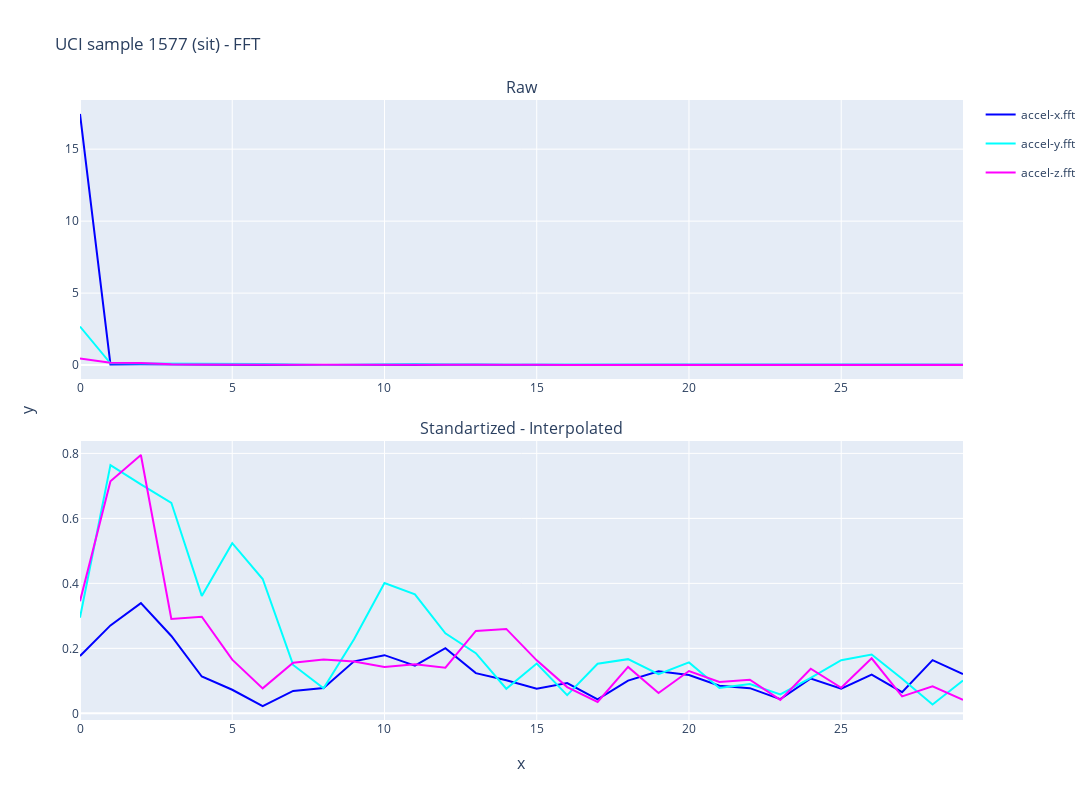
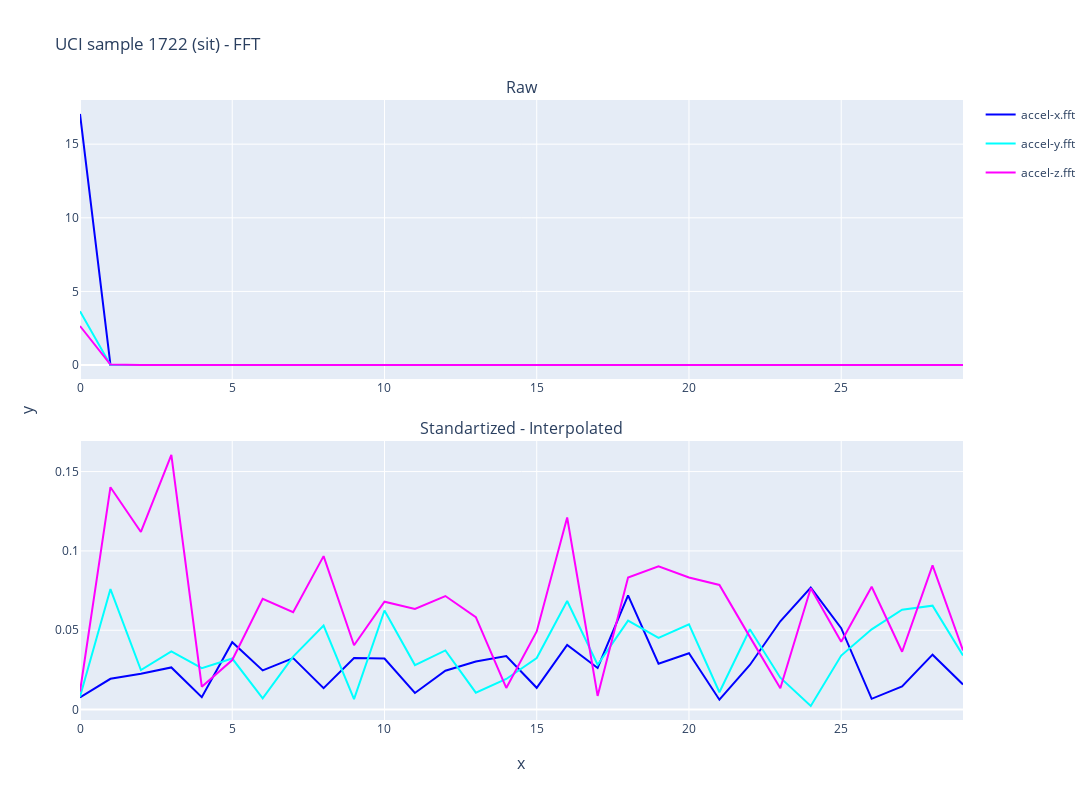
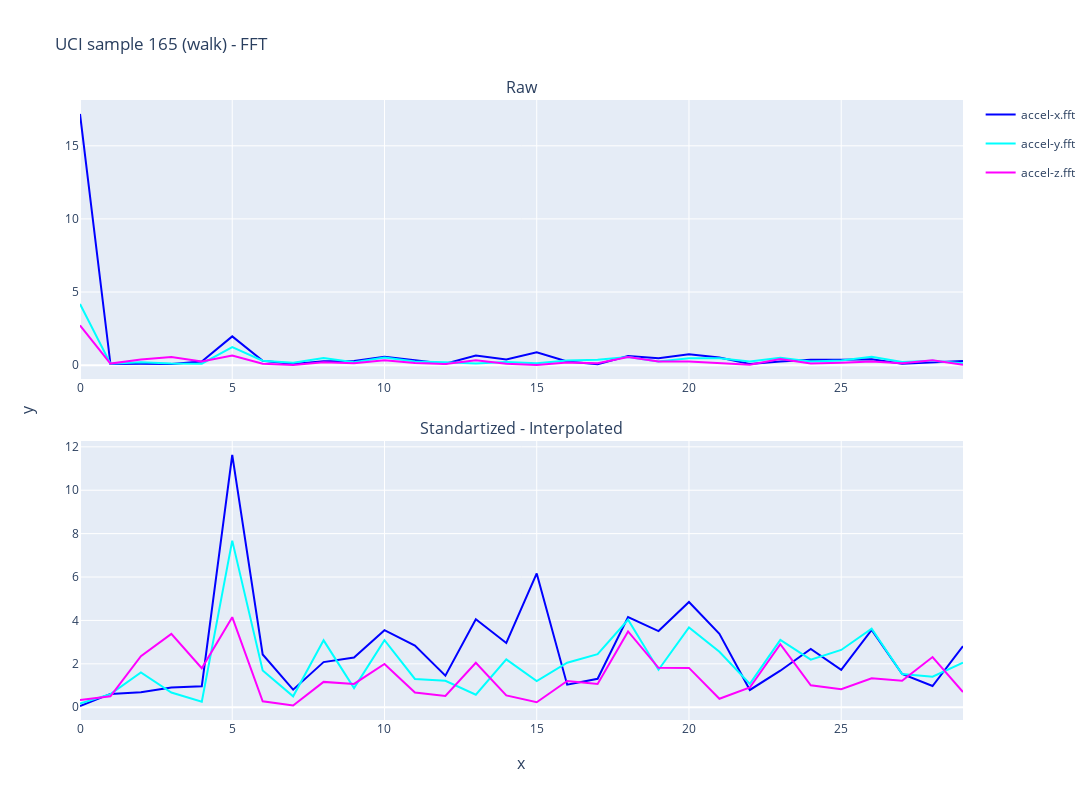
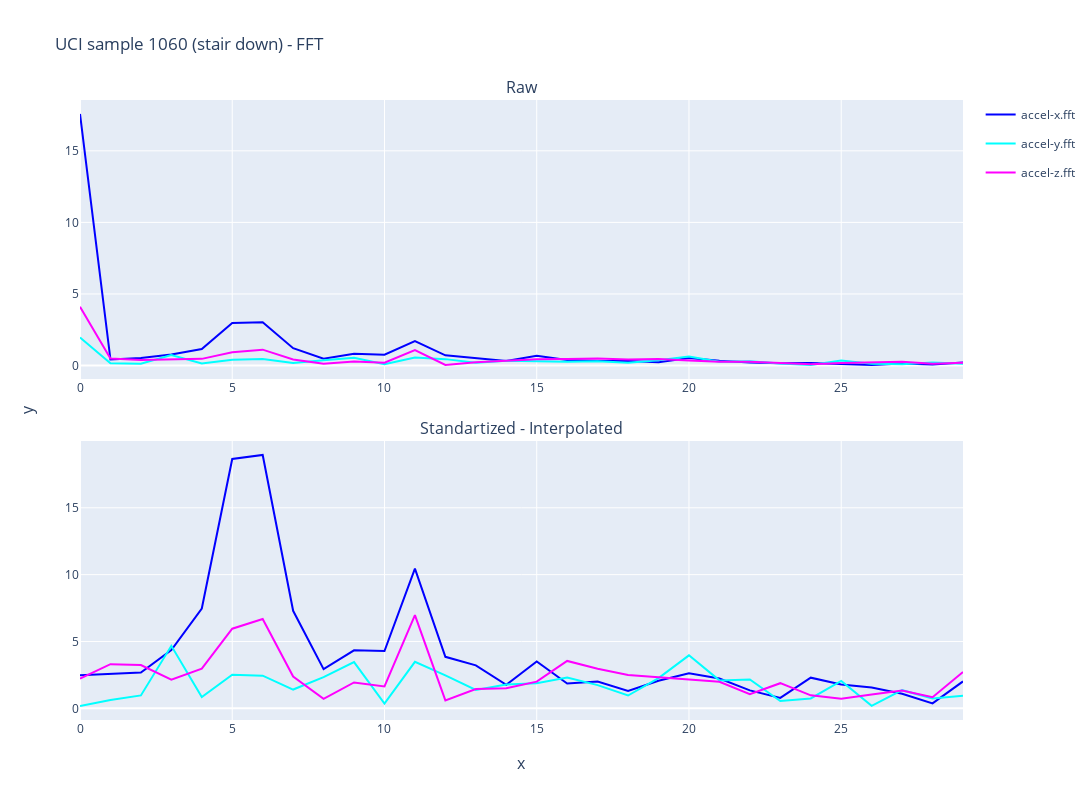

Notebook source saved alongside these figures, in order:
### Code cell
for i in selected_samples:
    label = standartized_codes[train_raw[i][1]]

    fig = generate_plots(
        fft_train_raw,
        fft_train_processed,
        sample_no=i,
        windows=["accel-x.fft", "accel-y.fft", "accel-z.fft"],
        height=800,
        width=1200,
        names=["Raw", "Standartized - Interpolated"],
        vertical_spacing=0.1,
        title=f"UCI sample {i} ({label}) - FFT",
        x_title="x",
        y_title="y",
        the_slice=slice(0, 30, 1)
    )
    fig.show()

### Figure 1 — Plotly figure (JSON) as saved in the notebook; plotly's stock layout.template omitted (floating-point values rounded to 4 significant figures)
{"data": [{"legendgroup": "0", "line": {"color": "blue"}, "mode": "lines", "name": "accel-x.fft", "showlegend": true, "type": "scatter", "xaxis": "x", "y": [17.45, 0.04895, 0.05742, 0.0399, 0.02434, 0.0163, 0.009223, 0.008359, 0.01347, 0.02421, 0.02882, 0.02664, 0.03229, 0.02319, 0.0137, 0.006684, 0.01269, 0.003876, 0.01361, 0.02049, 0.02434, 0.01862, 0.01545, 0.008286, 0.01917, 0.01708, 0.01934, 0.005856, 0.01563, 0.02269], "yaxis": "y"}, {"legendgroup": "1", "line": {"color": "cyan"}, "mode": "lines", "name": "accel-y.fft", "showlegend": true, "type": "scatter", "xaxis": "x", "y": [2.678, 0.1232, 0.1155, 0.113, 0.07176, 0.101, 0.08254, 0.03589, 0.006752, 0.03147, 0.06728, 0.07255, 0.04865, 0.04093, 0.01558, 0.01886, 0.01517, 0.03358, 0.03151, 0.01656, 0.02959, 0.02173, 0.008096, 0.01866, 0.01008, 0.02017, 0.02707, 0.02313, 0.002582, 0.005641], "yaxis": "y"}, {"legendgroup": "2", "line": {"color": "magenta"}, "mode": "lines", "name": "accel-z.fft", "showlegend": true, "type": "scatter", "xaxis": "x", "y": [0.4556, 0.1661, 0.1411, 0.05211, 0.04006, 0.01806, 0.01492, 0.02142, 0.02269, 0.02845, 0.02406, 0.01971, 0.02078, 0.03448, 0.03727, 0.02093, 0.00966, 0.01044, 0.00432, 0.01148, 0.0181, 0.01469, 0.005457, 0.005716, 0.02249, 0.01239, 0.02653, 0.01274, 0.01603, 0.006352], "yaxis": "y"}, {"legendgroup": "0", "line": {"color": "blue"}, "mode": "lines", "name": "accel-x.fft", "showlegend": false, "type": "scatter", "xaxis": "x2", "y": [0.1766, 0.2706, 0.3393, 0.238, 0.1134, 0.07257, 0.02241, 0.06895, 0.07767, 0.1601, 0.179, 0.1466, 0.2004, 0.1238, 0.1019, 0.07607, 0.0933, 0.04315, 0.1008, 0.1297, 0.1178, 0.08476, 0.07741, 0.04357, 0.1072, 0.07609, 0.1189, 0.06523, 0.1638, 0.121], "yaxis": "y2"}, {"legendgroup": "1", "line": {"color": "cyan"}, "mode": "lines", "name": "accel-y.fft", "showlegend": false, "type": "scatter", "xaxis": "x2", "y": [0.2945, 0.764, 0.7049, 0.6479, 0.3613, 0.5237, 0.4135, 0.1489, 0.0773, 0.2282, 0.4009, 0.3663, 0.2461, 0.1852, 0.07572, 0.1533, 0.05596, 0.1524, 0.1668, 0.1208, 0.1567, 0.07808, 0.08993, 0.05842, 0.1094, 0.1637, 0.1809, 0.1062, 0.02727, 0.1008], "yaxis": "y2"}, {"legendgroup": "2", "line": {"color": "magenta"}, "mode": "lines", "name": "accel-z.fft", "showlegend": false, "type": "scatter", "xaxis": "x2", "y": [0.3453, 0.714, 0.7952, 0.2904, 0.2973, 0.1652, 0.07678, 0.1554, 0.1655, 0.1596, 0.1424, 0.151, 0.1405, 0.2536, 0.2598, 0.163, 0.0807, 0.035, 0.143, 0.0626, 0.1301, 0.09678, 0.1034, 0.0414, 0.1374, 0.0787, 0.1695, 0.0522, 0.08323, 0.04138], "yaxis": "y2"}], "layout": {"annotations": [{"font": {"size": 16}, "showarrow": false, "text": "Raw", "x": 0.5, "xanchor": "center", "xref": "paper", "y": 1, "yanchor": "bottom", "yref": "paper"}, {"font": {"size": 16}, "showarrow": false, "text": "Standartized - Interpolated", "x": 0.5, "xanchor": "center", "xref": "paper", "y": 0.45, "yanchor": "bottom", "yref": "paper"}, {"font": {"size": 16}, "showarrow": false, "text": "x", "x": 0.5, "xanchor": "center", "xref": "paper", "y": 0, "yanchor": "top", "yref": "paper", "yshift": -30}, {"font": {"size": 16}, "showarrow": false, "text": "y", "textangle": -90, "x": 0, "xanchor": "right", "xref": "paper", "xshift": -40, "y": 0.5, "yanchor": "middle", "yref": "paper"}], "height": 800, "title": {"text": "UCI sample 1577 (sit) - FFT"}, "width": 1200, "xaxis": {"anchor": "y", "domain": [0, 1]}, "xaxis2": {"anchor": "y2", "domain": [0, 1]}, "yaxis": {"anchor": "x", "domain": [0.55, 1]}, "yaxis2": {"anchor": "x2", "domain": [0, 0.45]}}}

### Figure 2 — Plotly figure (JSON) as saved in the notebook; plotly's stock layout.template omitted (floating-point values rounded to 4 significant figures)
{"data": [{"legendgroup": "0", "line": {"color": "blue"}, "mode": "lines", "name": "accel-x.fft", "showlegend": true, "type": "scatter", "xaxis": "x", "y": [17.05, 0.00661, 0.003574, 0.004669, 0.001505, 0.005219, 0.00291, 0.005228, 0.002332, 0.002644, 0.004736, 0.003565, 0.006402, 0.003825, 0.003031, 0.00368, 0.00566, 0.003753, 0.00835, 0.005634, 0.004342, 0.001985, 0.00623, 0.005005, 0.008776, 0.006885, 0.001294, 0.004181, 0.004161, 0.001905], "yaxis": "y"}, {"legendgroup": "1", "line": {"color": "cyan"}, "mode": "lines", "name": "accel-y.fft", "showlegend": true, "type": "scatter", "xaxis": "x", "y": [3.659, 0.004134, 0.007694, 0.002507, 0.002703, 0.004222, 0.003831, 0.004593, 0.009526, 0.004855, 0.005913, 0.004289, 0.008607, 0.004119, 0.003088, 0.005122, 0.006274, 0.007072, 0.006451, 0.004746, 0.005335, 0.007121, 0.004851, 0.004007, 0.004566, 0.003413, 0.003029, 0.009194, 0.003841, 0.006784], "yaxis": "y"}, {"legendgroup": "2", "line": {"color": "magenta"}, "mode": "lines", "name": "accel-z.fft", "showlegend": true, "type": "scatter", "xaxis": "x", "y": [2.653, 0.03179, 0.008654, 0.009984, 0.008571, 0.009581, 0.01028, 0.008963, 0.01332, 0.003826, 0.0131, 0.007013, 0.009821, 0.00904, 0.004307, 0.007362, 0.02098, 0.001205, 0.004577, 0.01561, 0.003978, 0.002798, 0.003378, 0.003571, 0.01736, 0.003195, 0.005285, 0.003998, 0.01363, 0.005716], "yaxis": "y"}, {"legendgroup": "0", "line": {"color": "blue"}, "mode": "lines", "name": "accel-x.fft", "showlegend": false, "type": "scatter", "xaxis": "x2", "y": [0.007639, 0.0194, 0.0226, 0.02658, 0.007848, 0.04246, 0.02468, 0.03242, 0.0135, 0.03254, 0.03216, 0.01044, 0.02451, 0.03033, 0.03377, 0.01372, 0.04076, 0.0262, 0.07195, 0.02886, 0.03551, 0.006225, 0.0281, 0.05567, 0.07683, 0.05129, 0.006783, 0.01461, 0.0346, 0.01584], "yaxis": "y2"}, {"legendgroup": "1", "line": {"color": "cyan"}, "mode": "lines", "name": "accel-y.fft", "showlegend": false, "type": "scatter", "xaxis": "x2", "y": [0.008064, 0.07598, 0.02492, 0.03668, 0.02606, 0.03217, 0.007071, 0.0334, 0.05297, 0.006622, 0.06248, 0.02803, 0.03727, 0.01067, 0.01929, 0.03253, 0.06845, 0.02824, 0.05609, 0.04515, 0.05375, 0.01094, 0.05064, 0.02009, 0.002222, 0.03404, 0.0506, 0.06292, 0.06551, 0.03413], "yaxis": "y2"}, {"legendgroup": "2", "line": {"color": "magenta"}, "mode": "lines", "name": "accel-z.fft", "showlegend": false, "type": "scatter", "xaxis": "x2", "y": [0.0113, 0.1401, 0.1119, 0.1605, 0.01444, 0.03123, 0.06983, 0.06136, 0.0967, 0.04057, 0.06796, 0.06337, 0.07157, 0.05831, 0.01365, 0.04921, 0.121, 0.008587, 0.08318, 0.09037, 0.08328, 0.07853, 0.04582, 0.01339, 0.07652, 0.04275, 0.0774, 0.03644, 0.0909, 0.03725], "yaxis": "y2"}], "layout": {"annotations": [{"font": {"size": 16}, "showarrow": false, "text": "Raw", "x": 0.5, "xanchor": "center", "xref": "paper", "y": 1, "yanchor": "bottom", "yref": "paper"}, {"font": {"size": 16}, "showarrow": false, "text": "Standartized - Interpolated", "x": 0.5, "xanchor": "center", "xref": "paper", "y": 0.45, "yanchor": "bottom", "yref": "paper"}, {"font": {"size": 16}, "showarrow": false, "text": "x", "x": 0.5, "xanchor": "center", "xref": "paper", "y": 0, "yanchor": "top", "yref": "paper", "yshift": -30}, {"font": {"size": 16}, "showarrow": false, "text": "y", "textangle": -90, "x": 0, "xanchor": "right", "xref": "paper", "xshift": -40, "y": 0.5, "yanchor": "middle", "yref": "paper"}], "height": 800, "title": {"text": "UCI sample 1722 (sit) - FFT"}, "width": 1200, "xaxis": {"anchor": "y", "domain": [0, 1]}, "xaxis2": {"anchor": "y2", "domain": [0, 1]}, "yaxis": {"anchor": "x", "domain": [0.55, 1]}, "yaxis2": {"anchor": "x2", "domain": [0, 0.45]}}}

### Figure 3 — Plotly figure (JSON) as saved in the notebook; plotly's stock layout.template omitted (floating-point values rounded to 4 significant figures)
{"data": [{"legendgroup": "0", "line": {"color": "blue"}, "mode": "lines", "name": "accel-x.fft", "showlegend": true, "type": "scatter", "xaxis": "x", "y": [17.18, 0.07303, 0.09186, 0.07282, 0.2517, 1.967, 0.3044, 0.07297, 0.2588, 0.2867, 0.5676, 0.3524, 0.09934, 0.656, 0.3832, 0.8802, 0.2469, 0.06482, 0.6229, 0.4665, 0.7444, 0.5287, 0.07821, 0.2561, 0.3655, 0.3651, 0.4012, 0.09888, 0.1879, 0.2895], "yaxis": "y"}, {"legendgroup": "1", "line": {"color": "cyan"}, "mode": "lines", "name": "accel-y.fft", "showlegend": true, "type": "scatter", "xaxis": "x", "y": [4.183, 0.09277, 0.2027, 0.1101, 0.1031, 1.24, 0.3043, 0.1593, 0.4947, 0.2047, 0.5233, 0.254, 0.1978, 0.1066, 0.2188, 0.1365, 0.3162, 0.3685, 0.5531, 0.2451, 0.4655, 0.4646, 0.2423, 0.5071, 0.2491, 0.3177, 0.5762, 0.2221, 0.2996, 0.1316], "yaxis": "y"}, {"legendgroup": "2", "line": {"color": "magenta"}, "mode": "lines", "name": "accel-z.fft", "showlegend": true, "type": "scatter", "xaxis": "x", "y": [2.727, 0.1082, 0.3936, 0.5536, 0.2584, 0.6594, 0.09635, 0.01577, 0.1968, 0.1366, 0.3359, 0.1479, 0.07175, 0.3274, 0.09268, 0.006821, 0.1751, 0.1269, 0.5513, 0.2506, 0.2577, 0.1614, 0.03531, 0.4237, 0.1062, 0.1592, 0.2454, 0.1287, 0.3291, 0.02435], "yaxis": "y"}, {"legendgroup": "0", "line": {"color": "blue"}, "mode": "lines", "name": "accel-x.fft", "showlegend": false, "type": "scatter", "xaxis": "x2", "y": [0.05471, 0.6154, 0.6864, 0.9053, 0.9674, 11.63, 2.432, 0.8108, 2.08, 2.287, 3.552, 2.844, 1.455, 4.054, 2.963, 6.165, 1.039, 1.313, 4.154, 3.51, 4.85, 3.383, 0.7963, 1.684, 2.686, 1.723, 3.564, 1.534, 0.9774, 2.812], "yaxis": "y2"}, {"legendgroup": "1", "line": {"color": "cyan"}, "mode": "lines", "name": "accel-y.fft", "showlegend": false, "type": "scatter", "xaxis": "x2", "y": [0.1652, 0.606, 1.601, 0.6763, 0.2594, 7.677, 1.696, 0.5031, 3.083, 0.8801, 3.091, 1.302, 1.22, 0.5763, 2.208, 1.202, 2.051, 2.443, 4.033, 1.727, 3.677, 2.558, 1.075, 3.103, 2.19, 2.639, 3.622, 1.529, 1.408, 2.052], "yaxis": "y2"}, {"legendgroup": "2", "line": {"color": "magenta"}, "mode": "lines", "name": "accel-z.fft", "showlegend": false, "type": "scatter", "xaxis": "x2", "y": [0.3309, 0.5027, 2.353, 3.379, 1.796, 4.151, 0.277, 0.08228, 1.168, 1.073, 1.993, 0.6759, 0.5189, 2.05, 0.5465, 0.2279, 1.21, 1.072, 3.496, 1.814, 1.813, 0.3908, 0.9081, 2.908, 1.014, 0.8313, 1.336, 1.224, 2.314, 0.6999], "yaxis": "y2"}], "layout": {"annotations": [{"font": {"size": 16}, "showarrow": false, "text": "Raw", "x": 0.5, "xanchor": "center", "xref": "paper", "y": 1, "yanchor": "bottom", "yref": "paper"}, {"font": {"size": 16}, "showarrow": false, "text": "Standartized - Interpolated", "x": 0.5, "xanchor": "center", "xref": "paper", "y": 0.45, "yanchor": "bottom", "yref": "paper"}, {"font": {"size": 16}, "showarrow": false, "text": "x", "x": 0.5, "xanchor": "center", "xref": "paper", "y": 0, "yanchor": "top", "yref": "paper", "yshift": -30}, {"font": {"size": 16}, "showarrow": false, "text": "y", "textangle": -90, "x": 0, "xanchor": "right", "xref": "paper", "xshift": -40, "y": 0.5, "yanchor": "middle", "yref": "paper"}], "height": 800, "title": {"text": "UCI sample 165 (walk) - FFT"}, "width": 1200, "xaxis": {"anchor": "y", "domain": [0, 1]}, "xaxis2": {"anchor": "y2", "domain": [0, 1]}, "yaxis": {"anchor": "x", "domain": [0.55, 1]}, "yaxis2": {"anchor": "x2", "domain": [0, 0.45]}}}

### Figure 4 — Plotly figure (JSON) as saved in the notebook; plotly's stock layout.template omitted (floating-point values rounded to 4 significant figures)
{"data": [{"legendgroup": "0", "line": {"color": "blue"}, "mode": "lines", "name": "accel-x.fft", "showlegend": true, "type": "scatter", "xaxis": "x", "y": [17.58, 0.4207, 0.5232, 0.7618, 1.147, 2.973, 3.015, 1.213, 0.4713, 0.8154, 0.7511, 1.707, 0.713, 0.5293, 0.3176, 0.6726, 0.3881, 0.3076, 0.3119, 0.2288, 0.5191, 0.3331, 0.2147, 0.1603, 0.1748, 0.1085, 0.03114, 0.1425, 0.07512, 0.2103], "yaxis": "y"}, {"legendgroup": "1", "line": {"color": "cyan"}, "mode": "lines", "name": "accel-y.fft", "showlegend": true, "type": "scatter", "xaxis": "x", "y": [1.96, 0.1498, 0.1181, 0.7241, 0.1348, 0.3959, 0.4556, 0.1764, 0.3741, 0.5346, 0.09098, 0.5623, 0.4445, 0.1933, 0.3318, 0.2881, 0.2655, 0.2972, 0.1936, 0.3714, 0.6233, 0.2679, 0.2936, 0.1345, 0.03637, 0.3398, 0.1162, 0.09468, 0.2074, 0.1138], "yaxis": "y"}, {"legendgroup": "2", "line": {"color": "magenta"}, "mode": "lines", "name": "accel-z.fft", "showlegend": true, "type": "scatter", "xaxis": "x", "y": [4.107, 0.4858, 0.3753, 0.412, 0.4627, 0.9202, 1.107, 0.4201, 0.1234, 0.2749, 0.1945, 1.075, 0.04327, 0.2227, 0.3153, 0.4277, 0.4473, 0.4841, 0.4138, 0.4476, 0.3536, 0.2599, 0.26, 0.168, 0.0869, 0.1762, 0.2059, 0.2673, 0.1248, 0.1874], "yaxis": "y"}, {"legendgroup": "0", "line": {"color": "blue"}, "mode": "lines", "name": "accel-x.fft", "showlegend": false, "type": "scatter", "xaxis": "x2", "y": [2.478, 2.596, 2.671, 4.363, 7.467, 18.65, 18.95, 7.295, 2.927, 4.338, 4.284, 10.45, 3.852, 3.211, 1.758, 3.506, 1.854, 2.003, 1.301, 2.068, 2.625, 2.227, 1.341, 0.7773, 2.294, 1.784, 1.565, 1.085, 0.3717, 2.012], "yaxis": "y2"}, {"legendgroup": "1", "line": {"color": "cyan"}, "mode": "lines", "name": "accel-y.fft", "showlegend": false, "type": "scatter", "xaxis": "x2", "y": [0.1702, 0.6283, 0.9667, 4.674, 0.8447, 2.516, 2.442, 1.404, 2.331, 3.463, 0.3517, 3.479, 2.464, 1.376, 1.776, 1.882, 2.302, 1.734, 0.9586, 2.257, 3.964, 2.09, 2.164, 0.5502, 0.7416, 2.044, 0.1842, 1.358, 0.7422, 0.9431], "yaxis": "y2"}, {"legendgroup": "2", "line": {"color": "magenta"}, "mode": "lines", "name": "accel-z.fft", "showlegend": false, "type": "scatter", "xaxis": "x2", "y": [2.215, 3.305, 3.235, 2.137, 2.971, 5.957, 6.683, 2.384, 0.7098, 1.936, 1.642, 6.978, 0.5886, 1.437, 1.5, 1.994, 3.545, 2.965, 2.488, 2.328, 2.173, 1.982, 1.058, 1.88, 0.9717, 0.7165, 1.027, 1.33, 0.8319, 2.722], "yaxis": "y2"}], "layout": {"annotations": [{"font": {"size": 16}, "showarrow": false, "text": "Raw", "x": 0.5, "xanchor": "center", "xref": "paper", "y": 1, "yanchor": "bottom", "yref": "paper"}, {"font": {"size": 16}, "showarrow": false, "text": "Standartized - Interpolated", "x": 0.5, "xanchor": "center", "xref": "paper", "y": 0.45, "yanchor": "bottom", "yref": "paper"}, {"font": {"size": 16}, "showarrow": false, "text": "x", "x": 0.5, "xanchor": "center", "xref": "paper", "y": 0, "yanchor": "top", "yref": "paper", "yshift": -30}, {"font": {"size": 16}, "showarrow": false, "text": "y", "textangle": -90, "x": 0, "xanchor": "right", "xref": "paper", "xshift": -40, "y": 0.5, "yanchor": "middle", "yref": "paper"}], "height": 800, "title": {"text": "UCI sample 1060 (stair down) - FFT"}, "width": 1200, "xaxis": {"anchor": "y", "domain": [0, 1]}, "xaxis2": {"anchor": "y2", "domain": [0, 1]}, "yaxis": {"anchor": "x", "domain": [0.55, 1]}, "yaxis2": {"anchor": "x2", "domain": [0, 0.45]}}}
